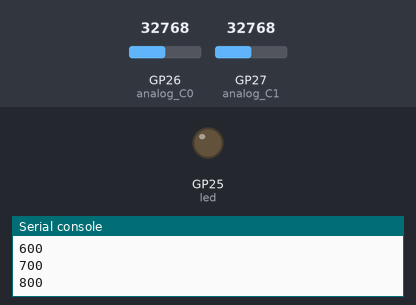
Bench run of a program on a simulated Raspberry Pi Pico running MicroPython. Shown: output pins drawn as LEDs (lit = HIGH), the last lines printed to the serial console. Dashed ring = blinking. The test bench sets the inputs (shaded band); at power-on: GP26 (analog_C0) = 32768, GP27 (analog_C1) = 32768 (analog values on the 0–65535 scale). Files the program writes start out absent; threads take turns every 2 ms.

Above: at 3.7 s.
3.8 s: GP26 (analog_C0) set to 0
At 4.4 s:
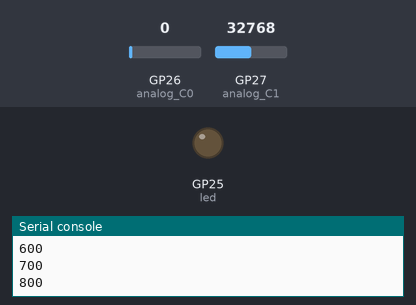
5.3 s: GP26 (analog_C0) set to 7864
At 6.03 s:
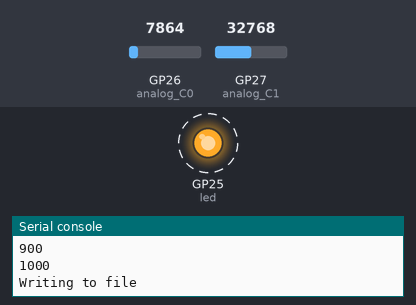
Timing chart, 0 to 14.3 s (numbered marks = the images above; inputs shaded):
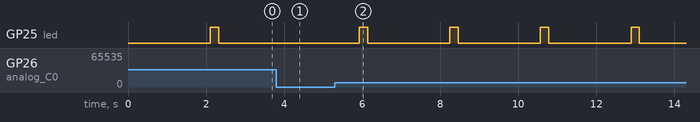

Measured:
- after the input at 3.8 s, GP25 (led): stays LOW (without the input it goes to HIGH after 0.63 s)
- after the input at 5.3 s, GP25 (led): alternates HIGH for 0.21 s and LOW for 2.1 s, starting after 0.63 s

The program:

generate_rand.py
```python
import machine
import utime
import _thread
import gc
import sdcard
import uos

analog_C0 = machine.ADC(26)
global toWrite_C0

analog_C1 = machine.ADC(27)
global toWrite_C1

rng = []

global core1
global core0
core0 = 1
core1 = 1

led = machine.Pin(25, machine.Pin.OUT)

sd_spi = machine.SPI(1, sck = machine.Pin(10, machine.Pin.OUT), mosi = machine.Pin(11, machine.Pin.OUT), miso = machine.Pin(12, machine.Pin.OUT))
sd = sdcard.SDCard(sd_spi, machine.Pin(9))

uos.mount(sd, "/sd")
print("Mounted")

print("Size: {} MB".format(sd.sectors/2048))

print(uos.listdir("/sd"))

rawName = "sd/rng_data.txt"
rawFile = open(rawName, "w")

def readRNGcore0():
    global toWrite_C0
    global core0
    toWrite_C0 = ""
    read_C0 = analog_C0.read_u16()
    while read_C0 is 0:
        read_C0 = analog_C0.read_u16()
    toWrite_C0 += "{}".format(read_C0)
    toWrite_C0 += "\n"
    core0 += 1

def readRNGcore1():
    global toWrite_C1
    global core1
    toWrite_C1 = ""
    read_C1 = analog_C1.read_u16()
    while read_C1 is 0:
        read_C1 = analog_C0.read_u16()
    toWrite_C1 += "{}".format(read_C1)
    toWrite_C1 += "\n"
    core1 += 1

start = utime.ticks_ms()

for i in range(0, 50001):
    _thread.start_new_thread(readRNGcore1, ())
    utime.sleep_ms(1)
    readRNGcore0()
    rng.append(toWrite_C0)
    rng.append(toWrite_C1)
    if i%100 is 0:
        print(i)
    if i%500 is 0 and i is not 0:
        led.value(1)
        print("Writing to file")
        for x in rng:
            rawFile.write(x)
        rawFile.flush()
        print("Flushed")
        rng = []
        utime.sleep_ms(2)
        led.value(0)
    utime.sleep_ms(3)

print("Randomising done")
print("Generated samples:")
print(i*2)
print("Time took [s]:")
stop = utime.ticks_ms()
time = "{}".format(utime.ticks_diff(stop, start)/1000)
print(time)
rawFile.close()
gc.collect()
uos.umount("/sd")
for i in range(0, 6):
    led.value(1)
    utime.sleep(1)
    led.value(0)
    utime.sleep(1)
_thread.exit()
```
